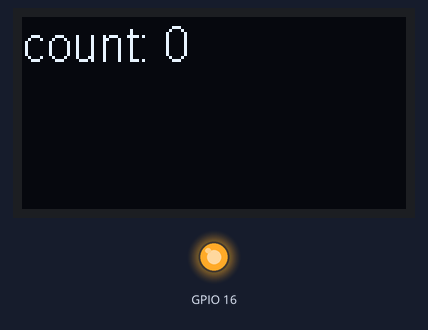
Recording of a sketch running on a simulated ESP32. Shown: 128×64 one-colour display, output pins drawn as LEDs (lit = HIGH). What the sketch prints to the serial monitor is not drawn.

Above: at 0.1 s.
At 5.2 s:
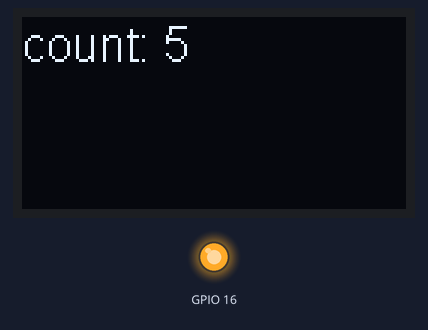
At 11.3 s:
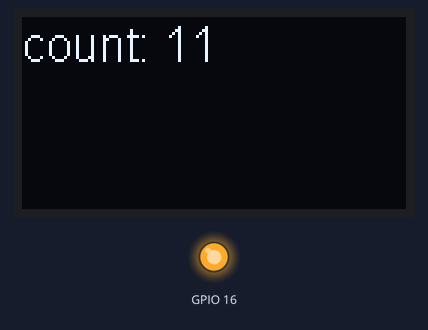
At 19.4 s:
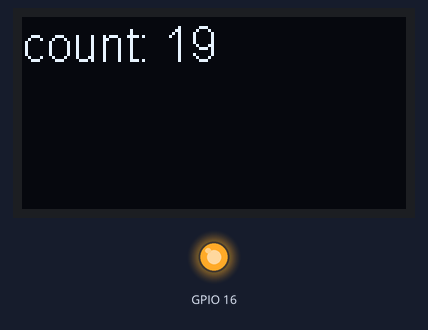
At 28.5 s:
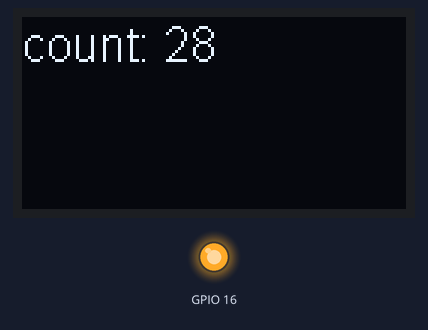
At 38.7 s:
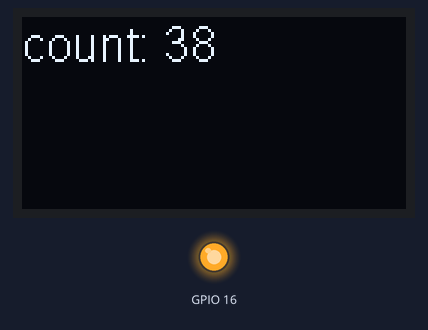

Measured:
- what the display in image 0 shows lasts 1.0 s, from 0.1 s to 1.1 s

The sketch:

Esp32Text.ino
```cpp
#include "SSD1306.h" // alias for `#include "SSD1306Wire.h"`
#include "images.h"

//OLED pins to ESP32 GPIOs via this connecthin:
//OLED_SDA -- GPIO4
//OLED_SCL -- GPIO15
//OLED_RST -- GPIO16
SSD1306  display(0x3c, 4, 15);

int count=0;
String ss;

void setup() {
  DisplaySetup();
  Serial.begin(9600);
  Serial.println();
  Serial.println();
}

void DisplaySetup() {
  pinMode(16,OUTPUT);
  digitalWrite(16, LOW);    // set GPIO16 low to reset OLED
  delay(50);
  digitalWrite(16, HIGH); // while OLED is running, must set GPIO16 in high
  // Initialising the UI will init the display too.
  display.init();
  display.flipScreenVertically();
  display.setFont(ArialMT_Plain_16);
  display.setTextAlignment(TEXT_ALIGN_LEFT);
}

void drawFontFaceDemo() {
    display.clear();
    ss="";
    ss="count: ";
    ss=ss+count;
    Serial.println(ss);
    display.drawString(0, 0, ss);
    display.display();
}
void loop() {
  // put your main code here, to run repeatedly:
  drawFontFaceDemo();
  count++;
  delay(1000);
}
```

Source omitted: images.h (data table, 1876 bytes)
